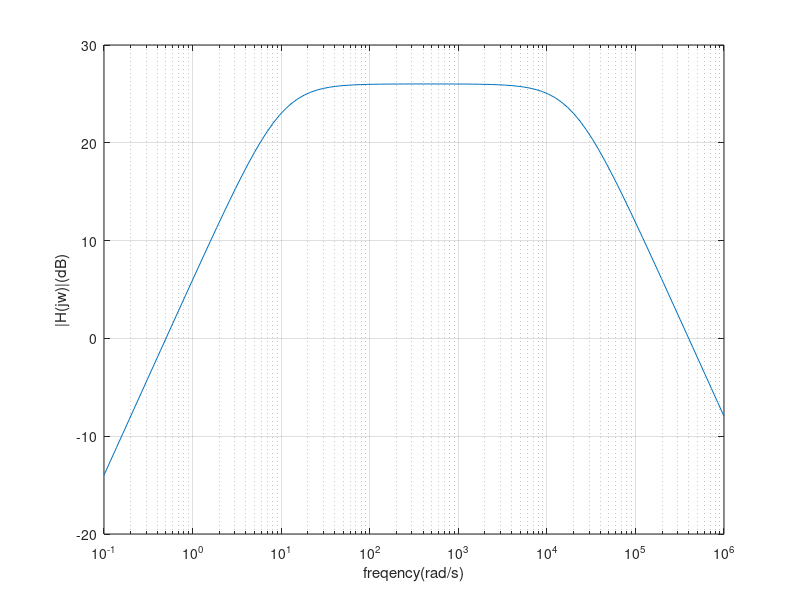

Reproduce this figure in MATLAB.

clear;
clc;
close all;
w = logspace(-1, 6,100);
denom = (1+j*w/10).*(1+j*w/20000);
H = -2*j*w./denom;
Hdb = 20*log10(abs(H));
semilogx(w, Hdb)
grid on
xlabel('freqency(rad/s)')
ylabel('|H(jw)|(dB)')



%  clear;
%  clc;
%  close all;
%  w = logspace(-1,6,100);
%  denom = (1+j*w/10) .* (1+j*w/20000);
%  H = -2*j*w ./ denom;
%  Hdb = 20*log10(abs(H));
%  semilogx(w,Hdb)
%  xlabel('frequency (rad/s)')
%  ylabel ('|H(jw)| (dB)')